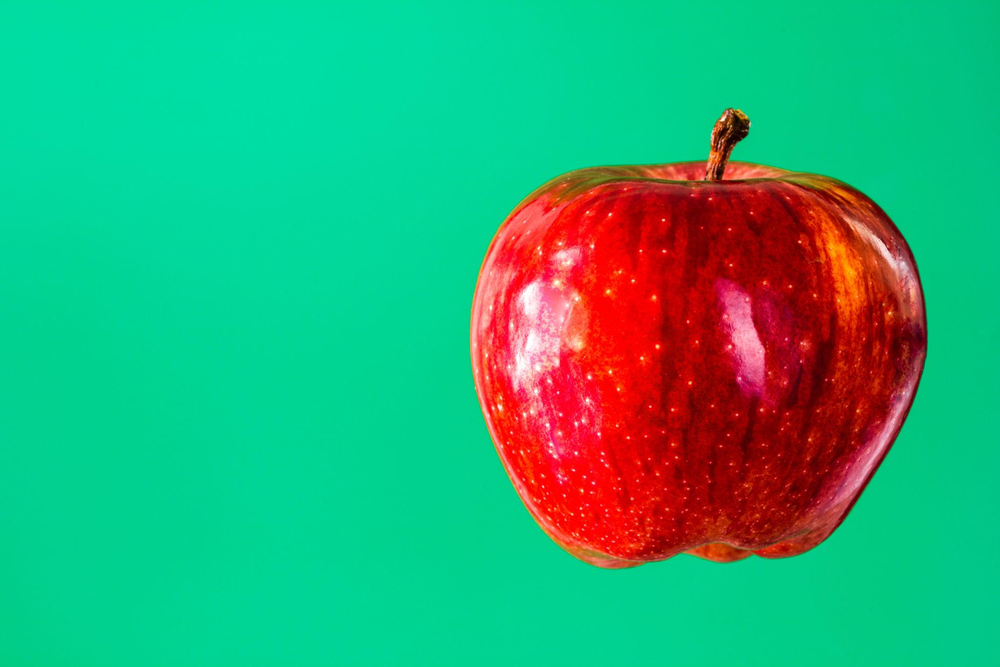
#> input picture Exp36_input_img.png, 1000 x 667 px, shrunk from 2048 x 1366 before the run, found by its file name
$ jupyter execute Experiment_13_.ipynb
#> lines starting #> are read from the running program, lines starting #| are printed output that depends on the picture
<a href="https://colab.research.google.com/github/monikamoni022007-ux/ITA0520---COMPUTER-VISION/blob/main/EXPERIMENTS/Experiment_13_.ipynb" target="_parent"></a>

[cell 1]
from google.colab import files
uploaded = files.upload()
#> the answer given: Exp36_input_img.png


import cv2
import numpy as np
import matplotlib.pyplot as plt


filename = list(uploaded.keys())[0]
image = cv2.imread(filename)
#> image is the input picture: shape (667, 1000, 3); mean B, G, R 119.1, 169.5, 45.2
print("Image uploaded successfully:", filename)

height, width = image.shape[:2]
#> height = 667; width = 1000
print("Width:", width)
#| Width: 1000
print("Height:", height)
#| Height: 667


source_points = np.float32([
    [50, 50],
    [200, 50],
    [50, 200]
])

destination_points = np.float32([
    [20, 80],
    [220, 50],
    [80, 220]
])

matrix = cv2.getAffineTransform(source_points, destination_points)
print("Affine Matrix:")
print(matrix)

affine_image = cv2.warpAffine(
    image,
    matrix,
    (width, height)
)
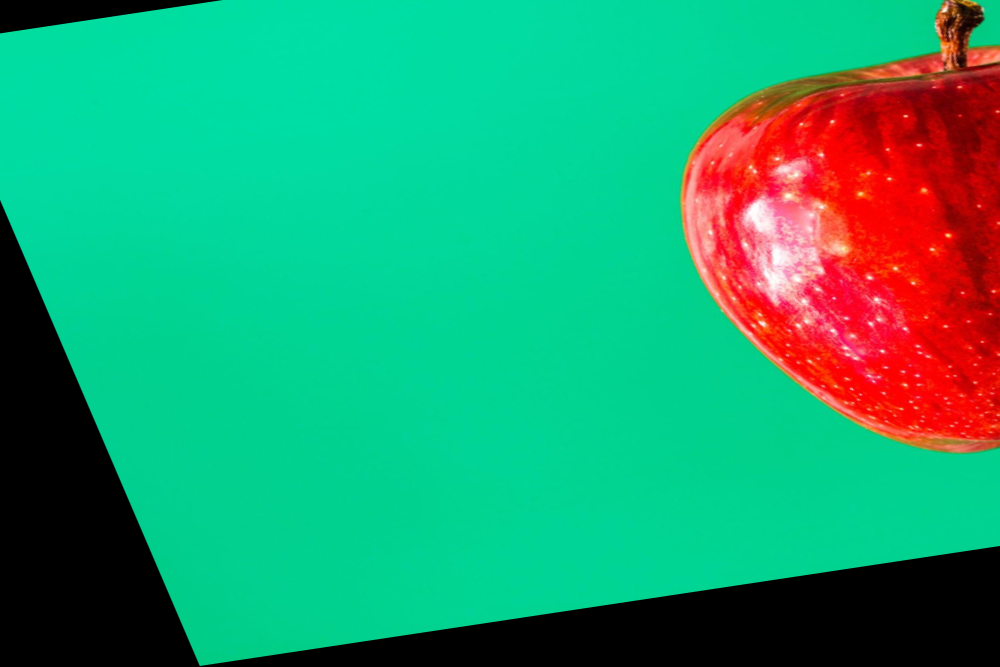
#> affine_image: shape (667, 1000, 3); mean B, G, R 111, 155.8, 34.7

plt.figure(figsize=(10, 5))

plt.subplot(1, 2, 1)
plt.imshow(cv2.cvtColor(image, cv2.COLOR_BGR2RGB))
plt.title("Original Image")
plt.axis("off")

plt.subplot(1, 2, 2)
plt.imshow(cv2.cvtColor(affine_image, cv2.COLOR_BGR2RGB))
plt.title("Affine Transformed Image")
plt.axis("off")

plt.show()
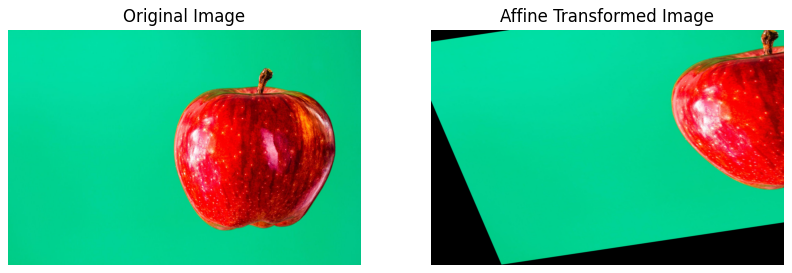
#> figure drawn by matplotlib, 2 panels
